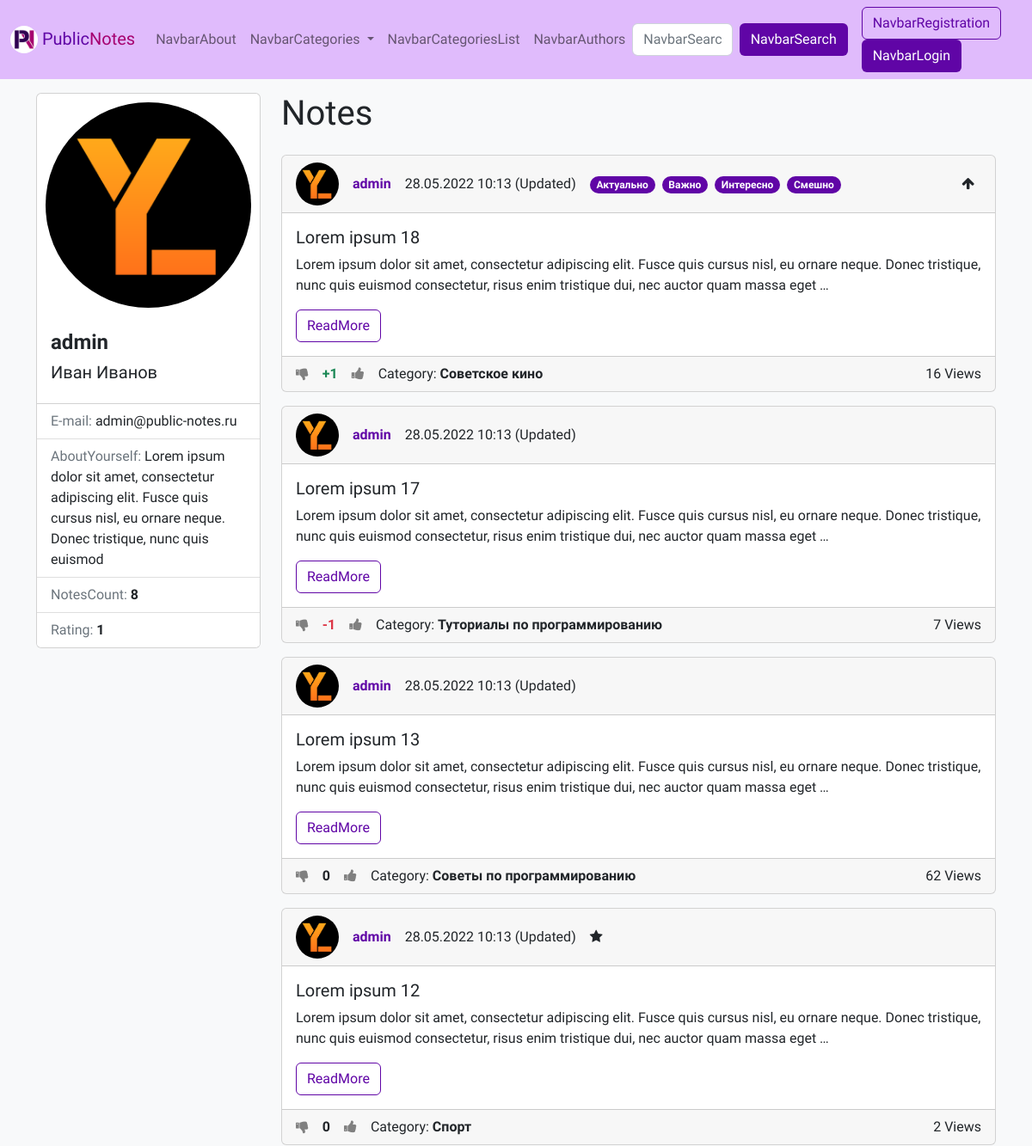
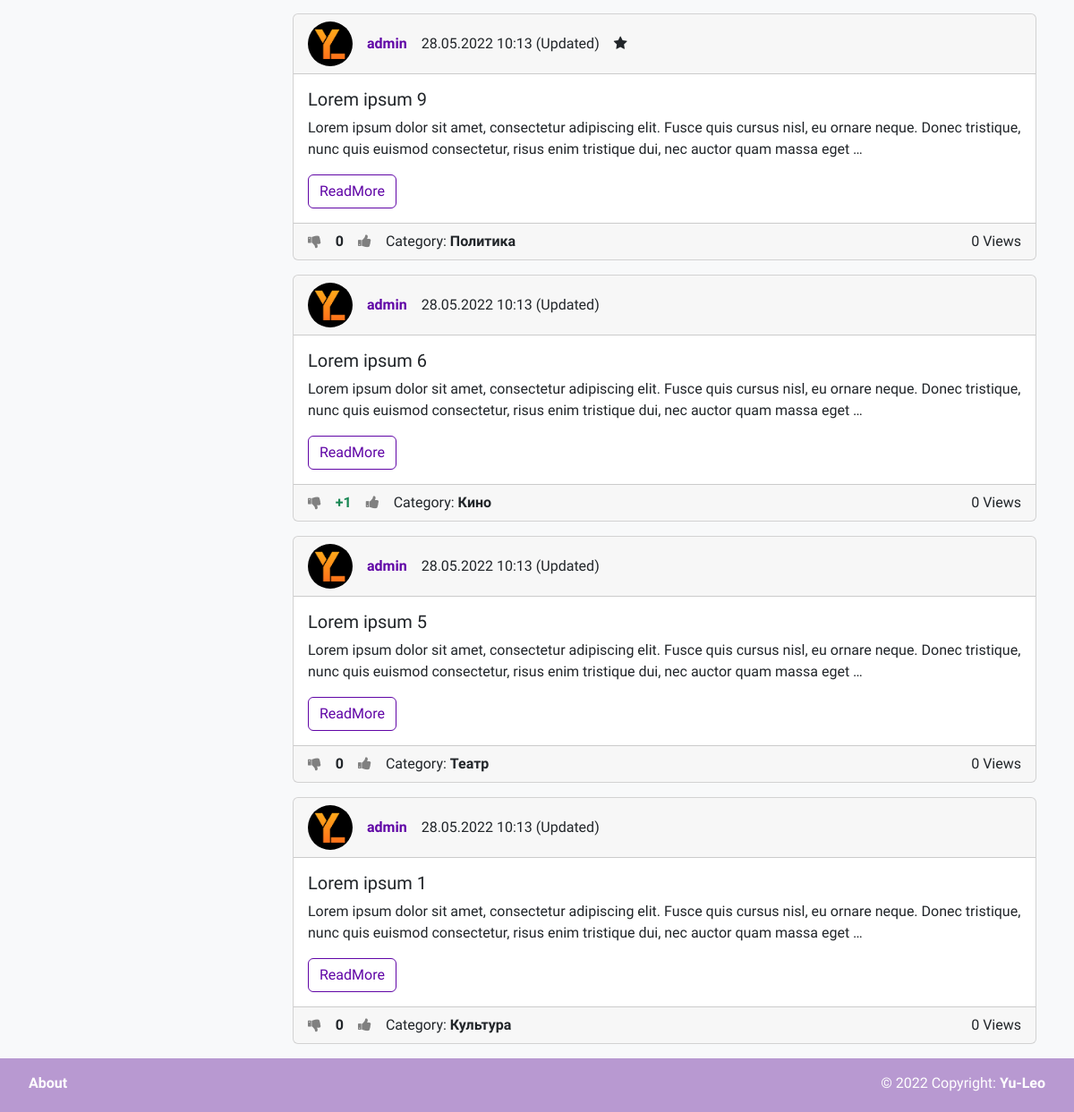
Page /author/1/ on the committed database (2 pictures, top to bottom).
### wall/models.py (models this page shows, shortened)
class User(AbstractUser):
    email = models.EmailField(unique=True, verbose_name='E-mail')
    photo = models.ImageField(upload_to='photos/%Y/%m/%d/', verbose_name=_('Avatar'), blank=True)
    bio = models.TextField(verbose_name=_('Bio'), blank=True)
    show_email = models.BooleanField(verbose_name=_('PublicEmail'), default=False)
    def get_absolute_url(self):
        return reverse('author', kwargs={"pk": self.pk})
    @property
    def rating(self) -> int:
        user_notes = Note.objects.filter(author=self, is_public=True)
        return sum(map(lambda note: note.rating, user_notes))

class Note(models.Model):
    title = models.CharField(max_length=150, verbose_name=_('Title'))
    content = models.TextField(verbose_name=_('Text'), blank=True)
    created_at = models.DateTimeField(auto_now_add=True, verbose_name=_('CreationTime'))
    updated_at = models.DateTimeField(auto_now=True, verbose_name=_('LastUpdateTime'))
    views = models.PositiveIntegerField(default=0, verbose_name=_('NumberOfViews'))
    is_public = models.BooleanField(verbose_name=_('Public'), default=False)
    stared = models.BooleanField(verbose_name=_('Important'), default=False)
    author = models.ForeignKey(
        settings.AUTH_USER_MODEL,
        on_delete=models.CASCADE,
        verbose_name=_('Author'),
        null=True,
        blank=True,
    )
    is_pined = models.BooleanField(verbose_name=_('PinedInProfile'), default=False)
    category = TreeForeignKey('Category', on_delete=models.SET_NULL, verbose_name=_('Category'), null=True, blank=True)
    tags = models.ManyToManyField('Tag', blank=True, verbose_name=_('Tags'), related_name='notes')
    likes = models.ManyToManyField('User', blank=True, verbose_name=_('NoteLikes'), related_name='liked_notes')
    dislikes = models.ManyToManyField('User', blank=True, verbose_name=_('NoteDislikes'), related_name='disliked_notes')
    def get_absolute_url(self):
        return reverse('note', kwargs={"pk": self.pk})
    @property
    def rating(self) -> int:
        return len(self.likes.all()) - len(self.dislikes.all())
    class Meta:
        verbose_name = _('Note')
        verbose_name_plural = _('Notes')
        ordering = ['-created_at', 'title']

class Tag(models.Model):
    title = models.CharField(max_length=50, verbose_name=_('Title'), unique=True)
    def get_absolute_url(self):
        return reverse('tag', kwargs={"pk": self.pk})
    class Meta:
        verbose_name = _('Tag')
        verbose_name_plural = _('Tags')
        ordering = ['title']

class Category(MPTTModel):
    parent = TreeForeignKey('self', on_delete=models.CASCADE, null=True, blank=True, related_name='children',
                            verbose_name=_('ParentCategory'))
    title = models.CharField(max_length=150, verbose_name=_('Title'), unique=True)
    preview = models.ImageField(upload_to='photos/%Y/%m/%d/', verbose_name=_('Preview'), blank=True)
    def get_absolute_url(self):
        return reverse('category', kwargs={"pk": self.pk})
    class MPTTMeta:
        order_insertion_by = ['title']
    class Meta:
        verbose_name = _('Category')
        verbose_name_plural = _('Categories')
        ordering = ['title']

### wall/views.py (the view)
# urls.py: path('author/<int:pk>/', views.ViewAuthor.as_view(), name='author'),
class ViewAuthor(DetailView):
    model = models.User
    template_name = 'wall/author.html'
    context_object_name = 'author'
    def get_context_data(self, *, object_list=None, **kwargs):
        context = super(ViewAuthor, self).get_context_data(**kwargs)
        context['page_obj'] = services.get_notes_by_author(author_pk=self.kwargs['pk'],
                                                           include_private=self.request.user == self.object)
        context['is_self'] = self.request.user == self.object
        return context

### wall/services/category_services.py (called while the page is built)
def get_categories() -> TreeQuerySet[Category]:
    return Category.objects.all()

### wall/services/note_services.py (called while the page is built)
def get_notes_by_author(author_pk: int, include_private: bool) -> QuerySet[Note]:
    all_notes = Note.objects.filter(author=author_pk)
    if not include_private:
        return all_notes.filter(is_public=True)
    return all_notes.order_by('-is_pined', '-created_at')

def is_authenticated_user_the_author_of_note(authenticated_user: User | AnonymousUser,
                                             note_pk: int) -> bool:
    return authenticated_user == Note.objects.get(pk=note_pk).author

def has_note_been_updated(note: Note) -> bool:
    return (note.updated_at - note.created_at).total_seconds() >= 1

def get_notes_count_for_author(user: User) -> int:
    return get_notes_by_author(user.pk, include_private=False).count()

### wall/services/user_services.py (called while the page is built)
def did_user_like_note(user: User | AnonymousUser, note: Note) -> bool:
    return user in note.likes.all()

def did_user_dislike_note(user: User | AnonymousUser, note: Note) -> bool:
    return user in note.dislikes.all()

### wall/templatetags/wall_tags.py (called while the page is built)
@register.simple_tag
def get_categories():
    return services.get_categories()

@register.simple_tag
def get_notes_count_for_author(user: models.User):
    return services.get_notes_count_for_author(user)

@register.inclusion_tag('wall/note_template.html')
def one_note(note: models.Note,
             show_full: bool = False,
             in_profile: bool = False,
             user: models.User | AnonymousUser = AnonymousUser,
             ):
    context = {
        'note': note,
        'allow_edit': services.is_authenticated_user_the_author_of_note(user, note_pk=note.pk),
        'show_full': show_full,
        'was_updated': services.has_note_been_updated(note),
        'in_profile': in_profile,
        'is_liked': services.did_user_like_note(user, note),
        'is_disliked': services.did_user_dislike_note(user, note),
    }
    return context

### wall/templates/wall/author.html (shortened to what this page needs)
{% extends 'base.html' %}
{% load i18n %}
{% load wall_tags %}
{% block sidebar %}
<div class="card">
    <img src="{% if author.photo %}
                {{ author.photo.url }}
                {% else %}
                {% load static %}
                {% endif %}" alt="..."
         style="border-radius: 50%; padding: 10px;">
    <div class="card-body">
        <h4 class="card-title"><span class="fw-bold">{{ author.username }}</span></h4>
        <h5><span class="fw-light">
            {% if author.first_name %}
            {{ author.first_name }}
            {% endif %}
            {% if author.last_name %}
            {{ author.last_name }}
            {% endif %}</span></h5>
    </div>
    <ul class="list-group list-group-flush">
        {% if author.show_email %}
        <li class="list-group-item">
            <p class="card-text"><span class="text-secondary"> E-mail: </span>{{ author.email }}</p>
        </li>
        {% endif %}
        {% if author.bio %}
        <li class="list-group-item">
            <p class="card-text"><span class="text-secondary"> {% trans 'AboutYourself' %}: </span>{{ author.bio }}</p>
        </li>
        {% endif %}
        <li class="list-group-item"><span class="text-secondary">{% trans 'NotesCount' %}: </span>
            <span class="fw-bold"> {% get_notes_count_for_author author %}</span></li>
        <li class="list-group-item"><span class="text-secondary">{% trans 'Rating' %}: </span><span class="
                        {% if item.rating > 0 %}
                        text-success
                        {% elif item.rating < 0 %}
                        text-danger
                        {% else %}
                        {% endif %}
                        fw-bold"> {{ author.rating }}
                    </span>
        </li>
    </ul>
</div>
{% endblock %}
{% block content_title %}
<div class="hstack gap-3 mb-3">
    <div>
        <h1>{% trans 'Notes' %}</h1>
    </div>
</div>
{% endblock %}
{% block content %}
{% for item in page_obj %}
{% one_note item in_profile=True user=request.user %}
{% endfor %}
{% endblock %}

### wall/templates/wall/note_template.html (shortened to what this page needs)
{% load wall_tags %}
{% load i18n %}
<div class="card mb-3">
    <div class="card-header">
        <div class="hstack gap-3">
            <div class="">
                <img src="{% if note.author.photo %}
                {{ note.author.photo.url }}
                {% else %}
                {% load static %}
                {% endif %}" alt="..." width="50" height="50"
                     style="border-radius: 25px;">
            </div>
            <div class="fw-bold">
                {% if note.author %}
                <a href="{{ note.author.get_absolute_url }}" class="text-decoration-none text-purple">
                    {{ note.author.username }}</a>
                {% else %}
                Аноним
                {% endif %}
            </div>
            <div class="fw-light">
                {{ note.created_at|date:"d.m.Y H:i" }}
                {% if was_updated %}
                <span data-bs-toggle="tooltip"
                      title="{{ note.updated_at|date:'d.m.Y H:i' }}">
                    ({% trans 'Updated' %})</span>
                {% endif %}
            </div>
            {% if note.stared %}
            <div>
                <i class="fa fa-star"></i>
            </div>
            {% endif %}
            <div>
                {% for tag in note.tags.all %}
                <a href="{{ tag.get_absolute_url }}"
                   class="badge rounded-pill text-bg-purple text-decoration-none me-1">
                    {{ tag.title }}</a>
                {% endfor %}
            </div>
            {% if in_profile and note.is_pined %}
            <div class="me-2">
                <span data-bs-toggle="tooltip"
                      title="{% trans 'PinedInProfile' %}">
                    <i class="fa fa-arrow-up"></i>
                </span>
            </div>
            {% endif %}
        </div>
    </div>
    <div class="card-body" style="transform: rotate(0);">
        <h5 class="card-title">
            {% if show_full %}
            {{ note.title }}
            {% else %}
            {{ note.title|truncatewords:10 }}
            {% endif %}
        </h5>
        <p class="card-text">
            {% if show_full %}
            {{ note.content }}
            {% else %}
            {{ note.content|truncatewords:30 }}
            {% endif %}
        </p>
        {% if not show_full %}
        <a href="{{ note.get_absolute_url }}" class="btn btn-outline-purple stretched-link">{% trans 'ReadMore' %}</a>
        {% endif %}
    </div>
    <div class="card-footer">
        <div class="hstack gap-3">
            <div>
                <a href="{% url 'dislike_note' note.pk %}"
                   style="
                   {% if is_disliked %}
                   color: Black;
                   {% else %}
                   color: Grey;
                   {% endif %}">
                    <i class="fa fa-thumbs-down"></i>
                </a>
            </div>
            <div>
                <span class="fw-bold">
                    {% if note.rating > 0 %}
                    <span class="text-success">+{{ note.rating }}</span>
                    {% elif note.rating < 0 %}
                    <span class="text-danger">{{ note.rating }}</span>
                    {% else %}
                    <span>{{ note.rating }}</span>
                    {% endif %}
                </span>
            </div>
            <div>
                <a href="{% url 'like_note' note.pk %}"
                   style="
                   {% if is_liked %}
                   color: Black;
                   {% else %}
                   color: Grey;
                   {% endif %}">
                    <i class="fa fa-thumbs-up"></i>
                </a>
            </div>
            {% if note.category %}
            <div><span class="">{% trans 'Category' %}: </span><a href="{{ note.category.get_absolute_url }}"
                                                                  class="text-decoration-none text-dark fw-bold">
                {{ note.category.title }}</a></div>
            {% endif %}
            <div class="ms-auto">{{ note.views }} {% trans 'Views' %}</div>
        </div>
    </div>
</div>

### wall/static/wall/css/style.css (style rules this page uses)
:root { --purple: #6005A6; --dark-purple: #3E026C; --pink: #A60070; --dark-pink: #7B0053; }
html { position: relative; min-height: 100%; }
body { margin-bottom: 60px; font-family: 'Raleway', sans-serif; }
.text-purple { color: var(--purple); }
.btn-outline-purple { border-color: var(--purple); color: var(--purple); }
.text-bg-purple { background-color: var(--purple); color: #fff; }

### rows in the picture
User: photo (picture), username "admin", first_name "Иван", last_name "Иванов", email "admin@public-notes.ru", bio "Lorem ipsum dolor sit amet, consectetur adipiscing elit. Fusce quis cursus nisl, eu ornare neque. Donec tristique, nunc quis euismod", id "8", rating "1"
Note: author.photo (picture), author.username "admin", created_at "28.05.2022 10:13", is_pined True (drawn), title "Lorem ipsum 18", content "Lorem ipsum dolor sit amet, consectetur adipiscing elit. Fusce quis cursus nisl, eu ornare neque. Donec tristique, nunc quis euismod consectetur, risus enim tristique dui, nec auctor quam massa eget …", rating "1", category "Советское кино", views "16"
Tag: title "Актуально"
Tag: title "Важно"
Tag: title "Интересно"
Tag: title "Смешно"
Note: author.photo (picture), author.username "admin", created_at "28.05.2022 10:13", title "Lorem ipsum 17", content "Lorem ipsum dolor sit amet, consectetur adipiscing elit. Fusce quis cursus nisl, eu ornare neque. Donec tristique, nunc quis euismod consectetur, risus enim tristique dui, nec auctor quam massa eget …", rating "-1", category "Туториалы по программированию", views "7"
Note: author.photo (picture), author.username "admin", created_at "28.05.2022 10:13", title "Lorem ipsum 13", content "Lorem ipsum dolor sit amet, consectetur adipiscing elit. Fusce quis cursus nisl, eu ornare neque. Donec tristique, nunc quis euismod consectetur, risus enim tristique dui, nec auctor quam massa eget …", rating "0", category "Советы по программированию", views "62"
Note: author.photo (picture), author.username "admin", created_at "28.05.2022 10:13", stared True (drawn), title "Lorem ipsum 12", content "Lorem ipsum dolor sit amet, consectetur adipiscing elit. Fusce quis cursus nisl, eu ornare neque. Donec tristique, nunc quis euismod consectetur, risus enim tristique dui, nec auctor quam massa eget …", rating "0", category "Спорт", views "2"
Note: author.photo (picture), author.username "admin", created_at "28.05.2022 10:13", stared True (drawn), title "Lorem ipsum 9", content "Lorem ipsum dolor sit amet, consectetur adipiscing elit. Fusce quis cursus nisl, eu ornare neque. Donec tristique, nunc quis euismod consectetur, risus enim tristique dui, nec auctor quam massa eget …", rating "0", category "Политика", views "0"
Note: author.photo (picture), author.username "admin", created_at "28.05.2022 10:13", title "Lorem ipsum 6", content "Lorem ipsum dolor sit amet, consectetur adipiscing elit. Fusce quis cursus nisl, eu ornare neque. Donec tristique, nunc quis euismod consectetur, risus enim tristique dui, nec auctor quam massa eget …", rating "1", category "Кино", views "0"
Note: author.photo (picture), author.username "admin", created_at "28.05.2022 10:13", title "Lorem ipsum 5", content "Lorem ipsum dolor sit amet, consectetur adipiscing elit. Fusce quis cursus nisl, eu ornare neque. Donec tristique, nunc quis euismod consectetur, risus enim tristique dui, nec auctor quam massa eget …", rating "0", category "Театр", views "0"
Note: author.photo (picture), author.username "admin", created_at "28.05.2022 10:13", title "Lorem ipsum 1", content "Lorem ipsum dolor sit amet, consectetur adipiscing elit. Fusce quis cursus nisl, eu ornare neque. Donec tristique, nunc quis euismod consectetur, risus enim tristique dui, nec auctor quam massa eget …", rating "0", category "Культура", views "0"
